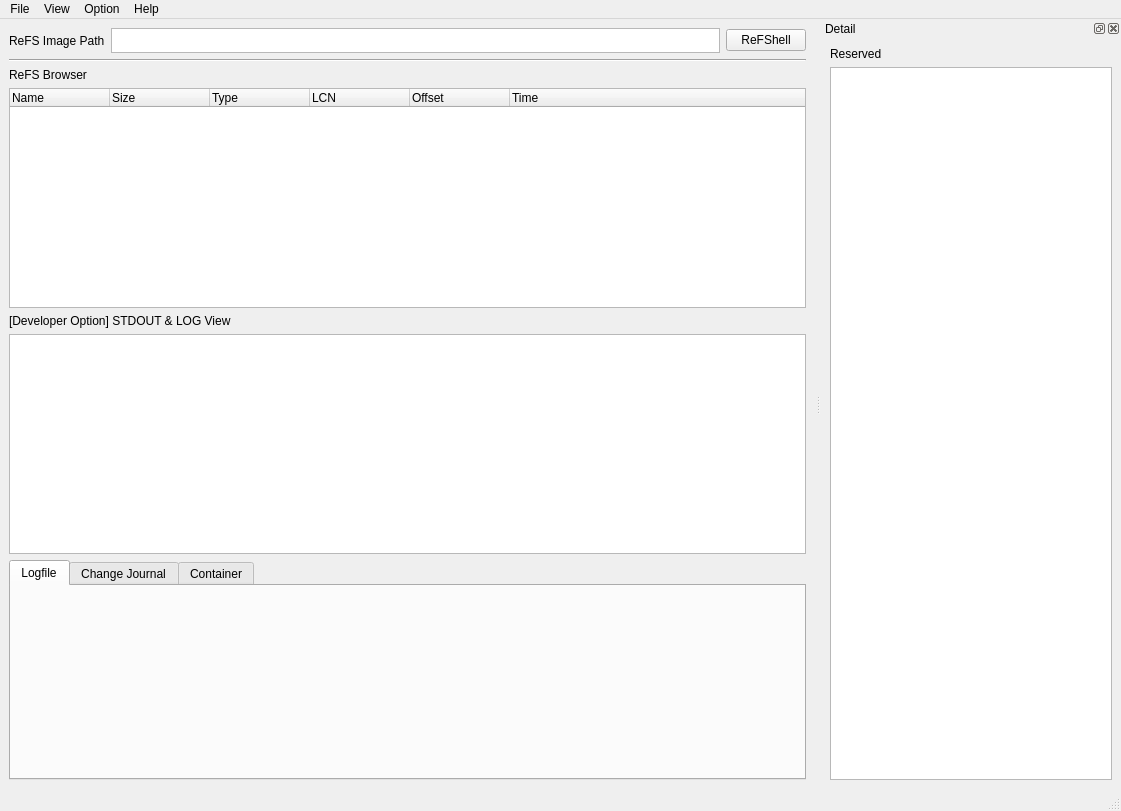
<?xml version="1.0" encoding="UTF-8"?>
<ui version="4.0">
 <author>L.Seonho</author>
 <class>MainWindow</class>
 <widget class="QMainWindow" name="MainWindow">
  <property name="geometry">
   <rect>
    <x>0</x>
    <y>0</y>
    <width>1121</width>
    <height>811</height>
   </rect>
  </property>
  <property name="sizePolicy">
   <sizepolicy hsizetype="MinimumExpanding" vsizetype="MinimumExpanding">
    <horstretch>0</horstretch>
    <verstretch>0</verstretch>
   </sizepolicy>
  </property>
  <property name="minimumSize">
   <size>
    <width>1100</width>
    <height>800</height>
   </size>
  </property>
  <property name="windowTitle">
   <string>ARIN</string>
  </property>
  <widget class="QWidget" name="centralwidget">
   <layout class="QHBoxLayout" name="horizontalLayout">
    <item>
     <layout class="QVBoxLayout" name="verticalLayout">
      <item>
       <layout class="QHBoxLayout" name="horizontalLayout_2">
        <property name="spacing">
         <number>6</number>
        </property>
        <property name="sizeConstraint">
         <enum>QLayout::SetDefaultConstraint</enum>
        </property>
        <property name="bottomMargin">
         <number>0</number>
        </property>
        <item>
         <widget class="QLabel" name="label_4">
          <property name="maximumSize">
           <size>
            <width>16777215</width>
            <height>25</height>
           </size>
          </property>
          <property name="text">
           <string>ReFS Image Path</string>
          </property>
         </widget>
        </item>
        <item>
         <widget class="QTextEdit" name="tE_image_path">
          <property name="sizePolicy">
           <sizepolicy hsizetype="Expanding" vsizetype="Maximum">
            <horstretch>0</horstretch>
            <verstretch>0</verstretch>
           </sizepolicy>
          </property>
          <property name="maximumSize">
           <size>
            <width>16777215</width>
            <height>25</height>
           </size>
          </property>
          <property name="readOnly">
           <bool>true</bool>
          </property>
         </widget>
        </item>
        <item>
         <widget class="QPushButton" name="pB_shell">
          <property name="text">
           <string>ReFShell</string>
          </property>
         </widget>
        </item>
       </layout>
      </item>
      <item>
       <widget class="Line" name="line">
        <property name="orientation">
         <enum>Qt::Horizontal</enum>
        </property>
       </widget>
      </item>
      <item>
       <widget class="QLabel" name="label">
        <property name="text">
         <string>ReFS Browser</string>
        </property>
       </widget>
      </item>
      <item>
       <widget class="QTreeWidget" name="refs_browser">
        <column>
         <property name="text">
          <string>Name</string>
         </property>
        </column>
        <column>
         <property name="text">
          <string>Size</string>
         </property>
        </column>
        <column>
         <property name="text">
          <string>Type</string>
         </property>
        </column>
        <column>
         <property name="text">
          <string>LCN</string>
         </property>
        </column>
        <column>
         <property name="text">
          <string>Offset</string>
         </property>
        </column>
        <column>
         <property name="text">
          <string>Time</string>
         </property>
        </column>
       </widget>
      </item>
      <item>
       <widget class="QLabel" name="label_3">
        <property name="text">
         <string>[Developer Option] STDOUT &amp; LOG View</string>
        </property>
       </widget>
      </item>
      <item>
       <widget class="QTextBrowser" name="textBrowser"/>
      </item>
      <item>
       <widget class="QTabWidget" name="tabWidget">
        <property name="currentIndex">
         <number>0</number>
        </property>
        <widget class="QWidget" name="tab">
         <attribute name="title">
          <string>Logfile</string>
         </attribute>
        </widget>
        <widget class="QWidget" name="tab_2">
         <attribute name="title">
          <string>Change Journal</string>
         </attribute>
        </widget>
        <widget class="QWidget" name="tab_3">
         <attribute name="title">
          <string>Container</string>
         </attribute>
        </widget>
       </widget>
      </item>
     </layout>
    </item>
   </layout>
  </widget>
  <widget class="QMenuBar" name="menubar">
   <property name="geometry">
    <rect>
     <x>0</x>
     <y>0</y>
     <width>1121</width>
     <height>21</height>
    </rect>
   </property>
   <widget class="QMenu" name="menuFile">
    <property name="title">
     <string>File</string>
    </property>
    <addaction name="actionOpen_Image"/>
    <addaction name="actionOpen_Drive"/>
    <addaction name="separator"/>
    <addaction name="actionExit"/>
   </widget>
   <widget class="QMenu" name="menuHelp">
    <property name="title">
     <string>Help</string>
    </property>
    <addaction name="actionAbout"/>
   </widget>
   <widget class="QMenu" name="menuOption">
    <property name="title">
     <string>Option</string>
    </property>
   </widget>
   <widget class="QMenu" name="menuView">
    <property name="title">
     <string>View</string>
    </property>
   </widget>
   <addaction name="menuFile"/>
   <addaction name="menuView"/>
   <addaction name="menuOption"/>
   <addaction name="menuHelp"/>
  </widget>
  <widget class="QStatusBar" name="statusbar">
   <property name="enabled">
    <bool>true</bool>
   </property>
  </widget>
  <widget class="QDockWidget" name="dockWidget_7">
   <property name="minimumSize">
    <size>
     <width>300</width>
     <height>131</height>
    </size>
   </property>
   <property name="floating">
    <bool>false</bool>
   </property>
   <property name="allowedAreas">
    <set>Qt::LeftDockWidgetArea|Qt::RightDockWidgetArea</set>
   </property>
   <property name="windowTitle">
    <string>Detail</string>
   </property>
   <attribute name="dockWidgetArea">
    <number>2</number>
   </attribute>
   <widget class="QWidget" name="dockWidgetContents_7">
    <layout class="QVBoxLayout" name="verticalLayout_3">
     <item>
      <layout class="QVBoxLayout" name="verticalLayout_2">
       <item>
        <widget class="QLabel" name="label_2">
         <property name="text">
          <string>Reserved</string>
         </property>
        </widget>
       </item>
       <item>
        <widget class="QTableView" name="tableView"/>
       </item>
      </layout>
     </item>
    </layout>
   </widget>
  </widget>
  <action name="actionOpen_Image">
   <property name="text">
    <string>Open Image</string>
   </property>
  </action>
  <action name="actionOpen_Drive">
   <property name="text">
    <string>Open Drive</string>
   </property>
  </action>
  <action name="actionExit">
   <property name="text">
    <string>Exit</string>
   </property>
  </action>
  <action name="actionAbout">
   <property name="text">
    <string>About</string>
   </property>
  </action>
 </widget>
 <resources/>
 <connections/>
 <designerdata>
  <property name="gridDeltaX">
   <number>10</number>
  </property>
  <property name="gridDeltaY">
   <number>10</number>
  </property>
  <property name="gridSnapX">
   <bool>true</bool>
  </property>
  <property name="gridSnapY">
   <bool>true</bool>
  </property>
  <property name="gridVisible">
   <bool>true</bool>
  </property>
 </designerdata>
</ui>
